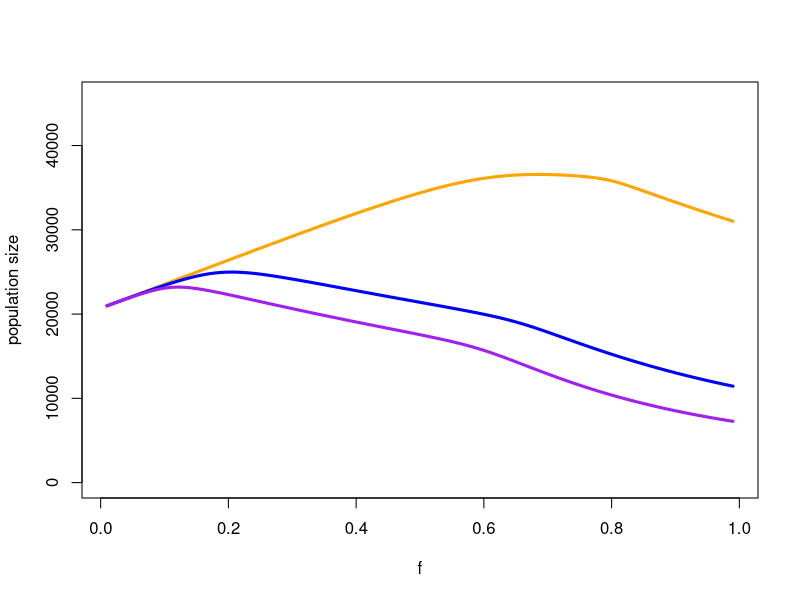
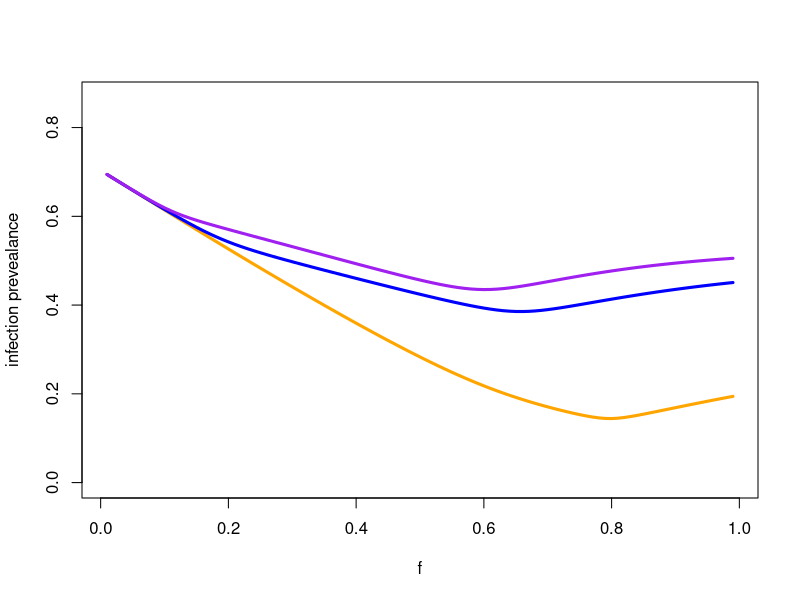
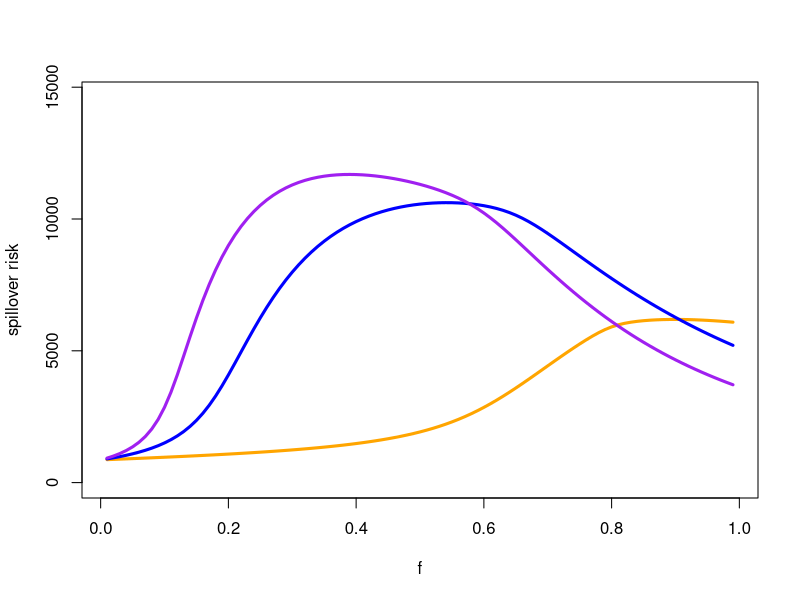

Reproduce these figures in R, in order.
## ---- chunk 1
knitr::opts_chunk$set(echo = TRUE)
## ---- chunk 2
# Load deSolve package
library(deSolve)

# Function with the models differential equations
wildlife_urbanization_model <- function(t, state, parameters) {
  with(as.list(c(state, parameters)),{
    
    dSp <- (b0 - (b1 * (Sp + Ip)) /(1-f) ) * (Sp + Ip) - m * Sp -  # demography
      beta_p * Sp * Ip + gamma * Ip -  # infection
      sigma * f * Sp + sigma * (1 - c_sigma) * (1 - f) * St  # movement
    
    
    dIp <-  beta_p * Sp * Ip - gamma * Ip -  # infection
      (m + mu) * Ip -  # demography
      sigma * f * Ip + sigma * (1 - c_sigma) * (1 - f) * It  # movement
    
    
    dSt <- (b0 - (b1 * (St + It) / f)) * (St + It) - (m / (1 - c_m)) * St -  # demography
      beta_t * St * It + gamma * It +  # infection
      sigma * f * Sp - sigma * (1 - c_sigma) * (1 - f) * St  # movement
    
    
    dIt <- beta_t * St * It - gamma * It -  # infection
      ((m + mu) / (1 - alpha * c_m)) * It +  # demography
      sigma * f * Ip - sigma * (1 - c_sigma) * (1 - f) * It  # movement
      
      
    list(c(dSp, dIp, dSt, dIt))
  }) 
}

## ---- chunk 3
population <- 50000
infected <- 100


for (beta_t in c(0.0015, 0.006, 0.0105)){
  df <- data.frame(matrix(nrow = 0, ncol = 8))
  colnames(df) <- c('f', 'Sp', 'Ip', 'St', 'It', 'N', 'p', 'rho')
  for (f in seq(0.01, 0.99, 0.01)){
    # demography
    m <- 0.1
    b0 <- 0.4
    b1 <- (b0 - m) / population
    c_m <- 0.2
    
    # infection
    beta_p <- 0.006
    beta_t <- beta_t
    gamma <- 36.5
    mu <- 0.25
    alpha <- 2
    
    # movement
    sigma <- -log(0.1)
    c_sigma <- 0.2
    
    parameters <- c(m, b0, b1, c_m, beta_p, beta_t, gamma, mu, alpha, f, sigma, c_sigma)
    
    # Initial values
    state<- c(Sp = (population - infected) * (1 - f),
              Ip = infected * (1 - f),
              St = (population - infected) * f,
              It=  infected * f)
    
    # Time frame of 50 years
    times <- seq(0, 50, 0.05)
    
    out <- tail(ode(y = state, times = times, func = wildlife_urbanization_model, parms = parameters), 1)
    df[nrow(df) + 1,] <- c(f, out[2:5], sum(out[2:5]), (out[3] + out[5])/sum(out[2:5]), out[5]/f)
  }
  if (beta_t == 0.0015){
    N_all <- data.frame('0.0015' = df$N)
    p_all <- data.frame('0.0015' = df$p)
    rho_all <- data.frame('0.0015' = df$rho) 
  }
  results = list
  if (beta_t == 0.006){
    N_all <- data.frame(N_all, '0.006' = df$N)
    p_all <- data.frame(p_all, '0.006' = df$p)
    rho_all <- data.frame(rho_all, '0.006' = df$rho)
  }
  if (beta_t == 0.0105){
    N_all <- data.frame(N_all, '0.0105' = df$N)
    p_all <- data.frame(p_all, '0.0105' = df$p)
    rho_all <- data.frame(rho_all, '0.0105' = df$rho)
  }
  
}
## ---- chunk 4

datasets = list(N_all, p_all, rho_all)
labels = c('population size', 'infection prevealance', 'spillover risk')
cols = c('orange', 'blue', 'purple')

for (item in 1:length(datasets)){
  data = datasets[[item]]
  for (scenario in 1:3){
    if (scenario == 1){
      plot(data[,scenario] ~ df$f, col = cols[scenario], type = 'l', lwd = 3, ylim = c(0, max(data) * 1.25), xlab = 'f', ylab = labels[item])
    }
    else{
      lines(data[,scenario] ~ df$f, col = cols[scenario], lwd = 3)
    }
  }
}
## ---- chunk 5
run_model <- function(population = 50000, infected = 100, m = 0.1, b0 = 0.4, c_m = 0.2,
                      beta_p = 0.006, beta_t = 0.006, gamma = 36.5, mu = 0.25, alpha = 2,
                      sigma = -log(0.1), c_sigma = 0.2){
  
  population <- population
  infected <- infected
  
  df <- data.frame(matrix(nrow = 0, ncol = 6))
  colnames(df) <- c('f', 'Sp', 'Ip', 'St', 'It', 'N')
  
  for (f in seq(0.01, 0.99, 0.01)){
    #### Dit hoeft vgm niet, want je hebt ze al een naam gegeven bij de function parameters
    # m <- m
    # b0 <- b0
    b1 <- (b0 - m) / population
    # c_m <- c_m
    # 
    # # infection
    # beta_p <- beta_p
    # beta_t <- beta_t
    # gamma <- gamma
    # mu <- mu
    # alpha <- alpha
    # 
    # # movement
    # f <- f
    # sigma <- sigma
    # c_sigma <- c_sigma
    
    # Creating a vector with the parameter values
    parameters <- c(m, b0, b1, c_m, beta_p, beta_t, gamma, mu, alpha, f, sigma, c_sigma)
    print(parameters)
    # Creating a vector with the initial values
    state<- c(Sp = (population - infected) * (1 - f),
              Ip = infected * (1 - f),
              St = (population - infected) * f,
              It =  infected * f)
    
    # Time frame of 50 years
    times <- seq(0, 50, 0.05)
    print(f)
    print(paste0('parameters', parameters))
    out <- tail(ode(y = state, times = times, func = wildlife_urbanization_model, parms = parameters), 1)
    print(paste0('out', out))
    df[nrow(df) + 1,] <- c(f, out[2:5], sum(out[2:5]))
  }
  return(df)
}

## ---- chunk 6
run_model()
